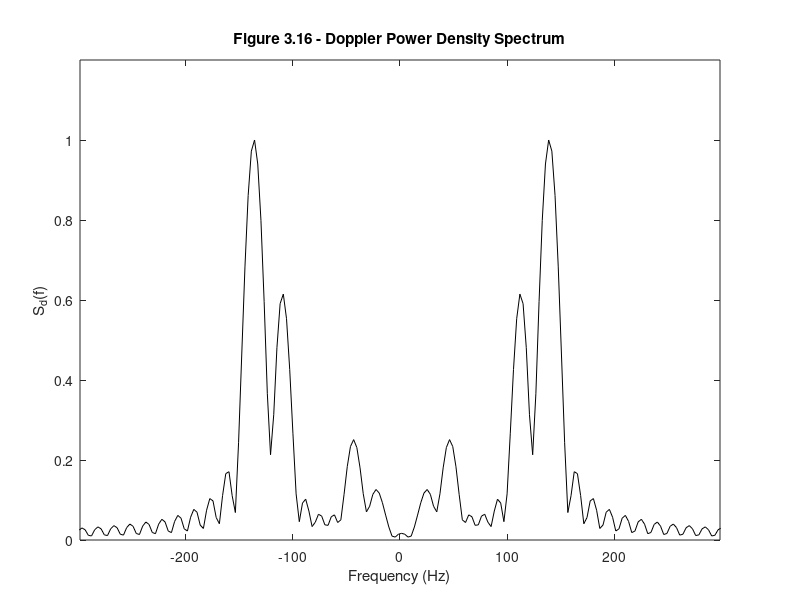

Here is the MATLAB script that generated this plot:
%%%%%%%%%%%%%%%%%%%%%%%%%%%%%%%%%%%%%%%%%%%%%%%%%%%%%%%%%%%%%
%%                                                         %%
%% ******************************************************  %%
%% * Smart Antennas for Wireless Applications w/ Matlab *  %%
%% ******************************************************  %%
%%                                                         %%
%% Chapter 6: Fig 6.16                                     %%
%%                                                         %%
%% Author: Frank Gross                                     %%
%% McGraw-Hill, 2005                                       %%
%% Date:  9/29/2004                                        %%
%%                                                         %%
%% This code creates Fig 6.16, a plot of the Doppler Power %%
%%     Density Spectrum for fast fading with velocity in   %%
%%     example 6.5                                         %%
%%%%%%%%%%%%%%%%%%%%%%%%%%%%%%%%%%%%%%%%%%%%%%%%%%%%%%%%%%%%%      

%%------------------- Define Variables:--------------------%%
% N - # of scatterers                                       %
% a - gaussian amplitude coefficients < 1                   %
% th, ph - uniform phase angles (rad)                       %
% fd - doppler frequency (Hz)                               %
% tmax - maximum time                                       %
% omega - doppler frequency (rad)                           %
% Fs - sampling frequency                                   %
% X, Y - real and imaginary components for Rayleigh         %
% r - Rayleigh envelope                                     %
% rdb - Rayleigh envelope (dB)                              %
% Sd - Frequency Spectrum                                   %
%%---------------------------------------------------------%%

%----- Initialize Variables -----%

N = 10;  a = randn(N,1); a = a/max(a);

th = rand(N,1)*2*pi; ph = rand(N,1)*2*pi;

fd = 149; omega = 2*pi*fd;

tmax = 10/fd; t = [0:1000]*tmax/1000;  Fs = length(t)/tmax;     		

%----- Create real part of Doppler fading channel, X -----%

X = zeros(1,length(t));

for n = 1:N                   			
    X = X + a(n)*cos(omega*cos(th(n))*t + ph(n));
end

%----- Create Doppler Power Spectrum, Sd -----%

X = [X zeros(1,4*length(X))];       % zero pad for fft
Xf = fft(X);  Xf = fftshift(Xf);

Sd = abs(Xf)/max(abs(Xf));  Sd = Sd.^2;
f = [-length(Xf)/2+1:length(Xf)/2]*Fs/(length(Xf));

%----- Plot Results -----%

plot(f,abs(Xf)/max(abs(Xf)),'k');
axis([ -Fs/50 Fs/50 0 1.2])
title('\bfFigure 3.16 - Doppler Power Density Spectrum')
xlabel('Frequency (Hz)')
ylabel('S_d(f)')
set(gca,'units','norm','position',[ .1 .1 .8 .8])
